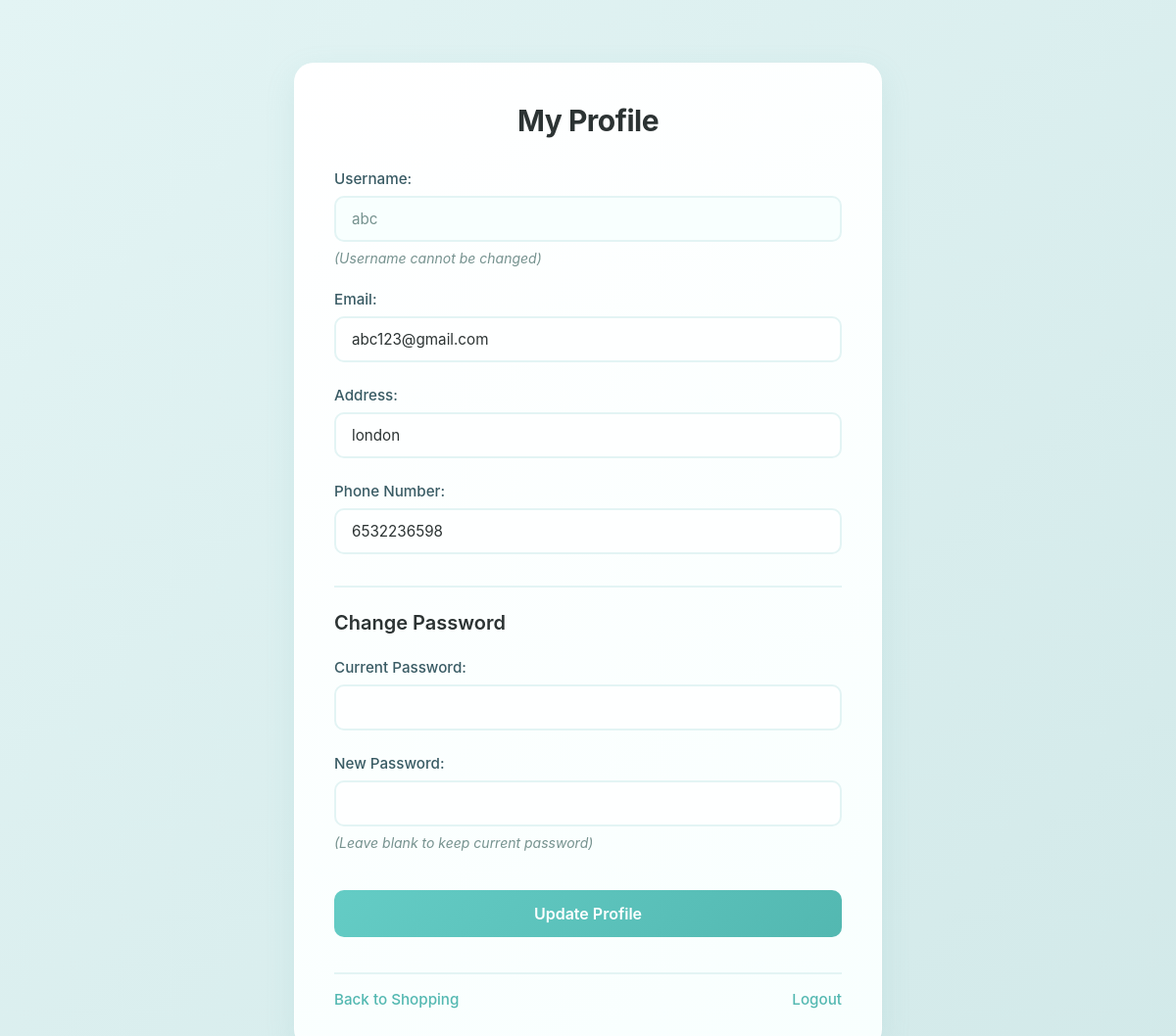
Page /UserProfile.php (signed in) on the committed database.
### tables this page shows
CREATE TABLE `users` (
  `user_id` int(11) NOT NULL,
  `username` varchar(50) NOT NULL,
  `email` varchar(100) NOT NULL,
  `password` varchar(255) NOT NULL,
  `Address` varchar(255) DEFAULT NULL,
  `ph_no` varchar(15) DEFAULT NULL,
  `created_at` timestamp NOT NULL DEFAULT current_timestamp(),
  `security_question` varchar(255) NOT NULL,
  `security_answer` varchar(255) NOT NULL
);

### UserProfile.php (the view, shortened to what this page needs)
<?php
include 'db.php';
$user_id = $_SESSION['user_id'];
$stmt = $con->prepare("SELECT username, email, address, ph_no FROM users WHERE user_id = ?");
$stmt->bind_param("i", $user_id);
$stmt->execute();
$result = $stmt->get_result();
$user = $result->fetch_assoc();
?>
<!DOCTYPE html>
<html>
<head>
</head>
<body>
    <div class="profile-container">
        <h1>My Profile</h1>
        <form method="POST" onsubmit="return validateProfileForm()">
            <div class="form-group">
                <label class="labels">Username:</label>
                <input type="text" value="<?php echo htmlspecialchars($user['username']); ?>" disabled>
                <span class="note">(Username cannot be changed)</span>
            </div>
            <div class="form-group">
                <label class="labels">Email:</label>
                <input type="email" id="email" name="email" value="<?php echo htmlspecialchars($user['email']); ?>" required>
            </div>
            <div class="form-group">
                <label class="labels">Address:</label>
                <input type="text" id="address" name="address" value="<?php echo htmlspecialchars($user['address']); ?>" required>
            </div>
            <div class="form-group">
                <label class="labels">Phone Number:</label>
                <input type="text" id="ph_no" name="ph_no" value="<?php echo htmlspecialchars($user['ph_no']); ?>" required>
            </div>
            <h2>Change Password</h2>
            <div class="form-group">
                <label class="labels">Current Password:</label>
                <input type="password" id="current_password" name="current_password">
            </div>
            <div class="form-group">
                <label class="labels">New Password:</label>
                <input type="password" id="new_password" name="new_password">
                <span class="note">(Leave blank to keep current password)</span>
            </div>
            <input type="submit" value="Update Profile">
            <br>
            <br>
            <div class="links">
            <a href="index.php">Back to Shopping</a>
            <a href="logout.php">Logout</a>
        </div>
        </form>
    </div>
</body>
</html>

### UserProfile.php (style rules this page uses)
* { margin: 0; padding: 0; box-sizing: border-box; font-family: 'Inter', -apple-system, BlinkMacSystemFont, sans-serif; }
body { min-height: 100vh; background: linear-gradient(135deg, #E3F4F4 0%, #D2E9E9 100%); padding: 2rem; display: flex; justify-content: center; align-items: flex-start; }
.profile-container { background: linear-gradient(145deg, #ffffff 0%, #F8FFFE 100%); width: 100%; max-width: 600px; border-radius: 20px; box-shadow: 0 10px 30px rgba(116, 185, 185, 0.15); padding: 2.5rem; margin-top: 2rem; border: 1px solid rgba(255, 255, 255, 0.8); }
h1 { color: #2C3333; font-size: 1.875rem; font-weight: 700; text-align: center; margin-bottom: 2rem; letter-spacing: -0.5px; }
h2 { color: #2C3333; font-size: 1.25rem; font-weight: 600; margin: 2rem 0 1.5rem; padding-top: 1.5rem; border-top: 2px solid #E3F4F4; }
.form-group { margin-bottom: 1.5rem; }
.labels { display: block; color: #395B64; font-size: 0.95rem; font-weight: 500; margin-bottom: 0.5rem; }
input[type="text"], input[type="email"], input[type="password"] { width: 100%; padding: 0.75rem 1rem; border: 2px solid #E3F4F4; border-radius: 10px; font-size: 0.95rem; color: #2C3333; background: rgba(255, 255, 255, 0.8); transition: all 0.3s ease; }
input[disabled] { background: #F8FFFE; color: #76928F; cursor: not-allowed; border-color: #E3F4F4; }
.note { display: block; color: #76928F; font-size: 0.875rem; margin-top: 0.5rem; font-style: italic; }
input[type="submit"] { width: 100%; padding: 0.875rem; background: linear-gradient(135deg, #64CCC5 0%, #53B8B1 100%); color: white; border: none; border-radius: 10px; font-size: 1rem; font-weight: 600; cursor: pointer; transition: all 0.3s ease; margin-top: 1rem; }
.links { display: flex; justify-content: space-between; margin-top: 1rem; padding-top: 1rem; border-top: 2px solid #E3F4F4; }
.links a { color: #53B8B1; text-decoration: none; font-weight: 500; font-size: 0.95rem; transition: color 0.3s ease; }
.profile-container { backdrop-filter: blur(10px); -webkit-backdrop-filter: blur(10px); }
.profile-container { animation: slideIn 0.5s ease-out; }

### rows in the picture
users: username "abc", email "abc123@gmail.com", address "london", ph_no "6532236598"
